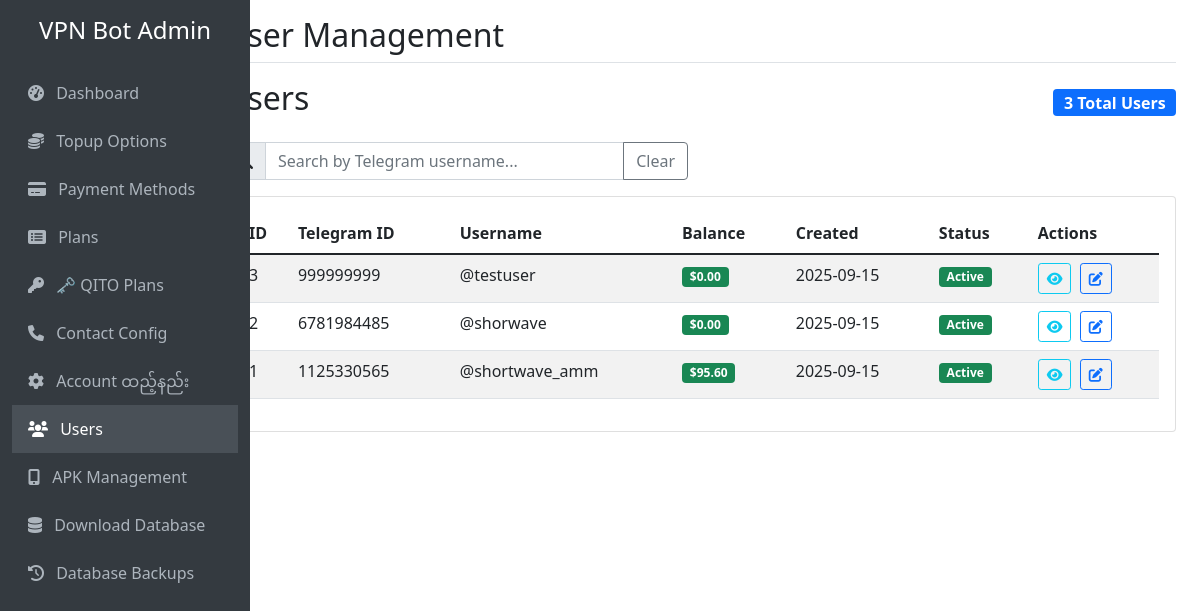
/users, run on an earlier commit of the app's database.
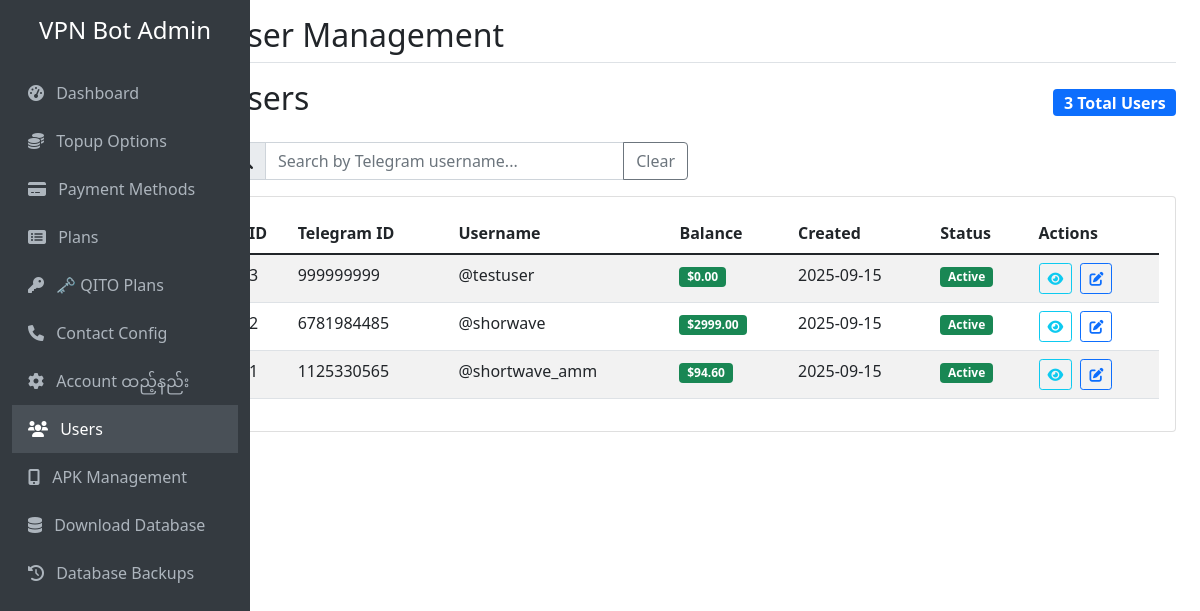
And on a later commit of the database.
### tables this page shows
CREATE TABLE users (
            id INTEGER PRIMARY KEY AUTOINCREMENT,
            telegram_id INTEGER UNIQUE NOT NULL,
            username TEXT,
            first_name TEXT,
            last_name TEXT,
            balance REAL DEFAULT 0.0,
            created_at TIMESTAMP DEFAULT CURRENT_TIMESTAMP,
            updated_at TIMESTAMP DEFAULT CURRENT_TIMESTAMP
        );

### web_admin.py (the view)
@app.route('/users')
def user_management():
    conn = get_db_connection()
    users = conn.execute('SELECT * FROM users ORDER BY created_at DESC').fetchall()
    conn.close()
    return render_template('user_management.html', users=users)

### web_admin.py (called while the page is built)
def get_db_connection():
    conn = sqlite3.connect(DB_FILE)
    conn.row_factory = sqlite3.Row
    return conn

### templates/user_management.html (shortened to what this page needs)
{% extends "base.html" %}
{% block page_title %}User Management{% endblock %}
{% block content %}
<div class="d-flex justify-content-between align-items-center mb-3">
    <h2>Users</h2>
    <span class="badge bg-primary fs-6" id="userCount">{{ users|length }} Total Users</span>
</div>
<div class="row mb-3">
    <div class="col-md-6">
        <div class="input-group">
            <span class="input-group-text"></span>
            <input type="text" class="form-control" id="userSearch" placeholder="Search by Telegram username...">
            <button class="btn btn-outline-secondary" type="button" id="clearSearch">Clear</button>
        </div>
    </div>
</div>
<div class="card">
    <div class="card-body">
        {% if users %}
            <div class="table-responsive">
                <table class="table table-striped">
                    <thead>
                        <tr>
                            <th>ID</th>
                            <th>Telegram ID</th>
                            <th>Username</th>
                            <th>Balance</th>
                            <th>Created</th>
                            <th>Status</th>
                            <th>Actions</th>
                        </tr>
                    </thead>
                    <tbody id="userTableBody">
                        {% for user in users %}
                        <tr>
                            <td>{{ user.id }}</td>
                            <td>{{ user.telegram_id }}</td>
                            <td>
                                {% if user.username %}
                                    @{{ user.username }}
                                {% else %}
                                    <span class="text-muted">-</span>
                                {% endif %}
                            </td>
                            <td>
                                <span class="badge bg-success">${{ "%.2f"|format(user.balance) }}</span>
                            </td>
                            <td>{{ user.created_at[:10] }}</td>
                            <td>
                                <span class="badge bg-success">Active</span>
                            </td>
                            <td>
                                <button class="btn btn-sm btn-outline-info me-1" onclick="viewUser({{ user.id }})" title="View Details">
                                    <i class="fas fa-eye"></i>
                                </button>
                                <button class="btn btn-sm btn-outline-primary" onclick="editUser({{ user.id }}, {{ user.balance }})" title="Edit Balance">
                                    <i class="fas fa-edit"></i>
                                </button>
                            </td>
                        </tr>
                        {% endfor %}
                    </tbody>
                </table>
            </div>
        {% else %}
            <div class="text-center py-5">
                <i class="fas fa-users fa-3x text-muted mb-3"></i>
                <h5 class="text-muted">No users found</h5>
                <p class="text-muted">Users will appear here when they start using the bot.</p>
            </div>
        {% endif %}
    </div>
</div>
{% endblock %}

### templates/base.html (shortened to what this page needs)
<!DOCTYPE html>
<html lang="en">
<head>
    <link href="https://cdn.jsdelivr.net/npm/bootstrap@5.1.3/dist/css/bootstrap.min.css" rel="stylesheet">
    <link href="https://cdnjs.cloudflare.com/ajax/libs/font-awesome/6.0.0/css/all.min.css" rel="stylesheet">
</head>
<body>
    <div class="container-fluid">
        <div class="row">
            <nav class="sidebar" id="sidebar">
                <div class="position-sticky pt-3">
                    <div class="text-center mb-4">
                        <h4 class="text-white">VPN Bot Admin</h4>
                    </div>
                    <ul class="nav flex-column">
                        <li class="nav-item">
                            <a class="nav-link {% if request.endpoint == 'dashboard' %}active{% endif %}" href="{{ url_for('dashboard') }}">
                                <i class="fas fa-tachometer-alt me-2"></i>
                                Dashboard
                            </a>
                        </li>
                        <li class="nav-item">
                            <a class="nav-link {% if request.endpoint == 'topup_management' %}active{% endif %}" href="{{ url_for('topup_management') }}">
                                <i class="fas fa-coins me-2"></i>
                                Topup Options
                            </a>
                        </li>
                        <li class="nav-item">
                            <a class="nav-link {% if request.endpoint == 'payment_management' %}active{% endif %}" href="{{ url_for('payment_management') }}">
                                <i class="fas fa-credit-card me-2"></i>
                                Payment Methods
                            </a>
                        </li>
                        <li class="nav-item">
                            <a class="nav-link {% if request.endpoint == 'plan_management' %}active{% endif %}" href="{{ url_for('plan_management') }}">
                                <i class="fas fa-list-alt me-2"></i>
                                Plans
                            </a>
                        </li>
                        <li class="nav-item">
                            <a class="nav-link " href="{{ url_for('qito_plan_management') }}">
                                <i class="fas fa-key me-2"></i>
                                🗝 QITO Plans
                            </a>
                        </li>
                        <li class="nav-item">
                            <a class="nav-link {% if request.endpoint == 'contact_management' %}active{% endif %}" href="{{ url_for('contact_management') }}">
                                <i class="fas fa-phone me-2"></i>
                                Contact Config
                            </a>
                        </li>
                        <li class="nav-item">
                            <a class="nav-link {% if request.endpoint == 'account_setup' %}active{% endif %}" href="{{ url_for('account_setup') }}">
                                <i class="fas fa-cog me-2"></i>
                                Account ထည့်နည်း
                            </a>
                        </li>
                        <li class="nav-item">
                            <a class="nav-link {% if request.endpoint == 'user_management' %}active{% endif %}" href="{{ url_for('user_management') }}">
                                <i class="fas fa-users me-2"></i>
                                Users
                            </a>
                        </li>
                        <li class="nav-item">
                            <a class="nav-link {% if request.endpoint == 'apk_management' %}active{% endif %}" href="{{ url_for('apk_management') }}">
                                <i class="fas fa-mobile-alt me-2"></i>
                                APK Management
                            </a>
                        </li>
                        <li class="nav-item">
                            <a class="nav-link" href="{{ url_for('download_database') }}">
                                <i class="fas fa-database me-2"></i>
                                Download Database
                            </a>
                        </li>
                        <li class="nav-item">
                            <a class="nav-link {% if request.endpoint == 'list_backups' %}active{% endif %}" href="{{ url_for('list_backups') }}">
                                <i class="fas fa-history me-2"></i>
                                Database Backups
                            </a>
                        </li>
                    </ul>
                </div>
            </nav>
            <main class="col-md-9 ms-sm-auto col-lg-10 px-md-4 main-content">
                <div class="d-flex justify-content-between flex-wrap flex-md-nowrap align-items-center pt-3 pb-2 mb-3 border-bottom">
                    <div class="d-flex align-items-center">
                        <h1 class="h2 mb-0">{% block page_title %}Dashboard{% endblock %}</h1>
                    </div>
                </div>
                {% block content %}{% endblock %}
            </main>
        </div>
    </div>
</body>
</html>

### templates/base.html (style rules this page uses)
.sidebar { min-height: 100vh; background-color: #343a40; position: fixed; top: 0; left: 0; width: 250px; z-index: 1000; transition: transform 0.3s ease; }
.sidebar .nav-link { color: #adb5bd; padding: 0.75rem 1rem; }
.sidebar .nav-link.active { color: #fff; background-color: #495057; }
.main-content { margin-left: 0; transition: margin-left 0.3s ease; }
@media (min-width: 768px) { .main-content { margin-left: 250px; } }

What changed in the data, as far as the page shows it:
changed users "shorwave": balance "0.00" → "2999.00"
changed users "shortwave_amm": balance "95.60" → "94.60"
